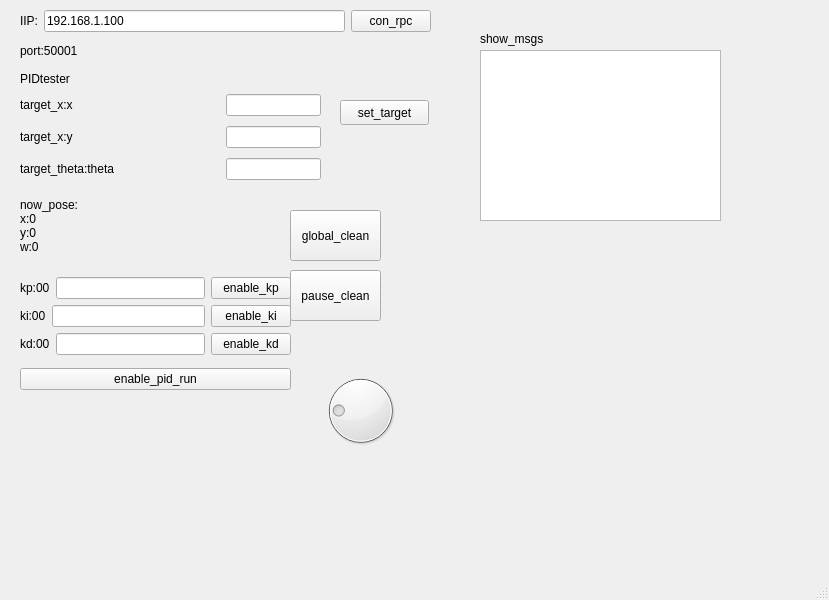
<?xml version="1.0" encoding="UTF-8"?>
<ui version="4.0">
 <class>MainWindow</class>
 <widget class="QMainWindow" name="MainWindow">
  <property name="geometry">
   <rect>
    <x>0</x>
    <y>0</y>
    <width>829</width>
    <height>600</height>
   </rect>
  </property>
  <property name="windowTitle">
   <string>MainWindow</string>
  </property>
  <widget class="QWidget" name="centralwidget">
   <widget class="QLabel" name="label">
    <property name="geometry">
     <rect>
      <x>20</x>
      <y>70</y>
      <width>67</width>
      <height>17</height>
     </rect>
    </property>
    <property name="text">
     <string>PIDtester</string>
    </property>
   </widget>
   <widget class="QLabel" name="text_nowpose">
    <property name="geometry">
     <rect>
      <x>20</x>
      <y>190</y>
      <width>151</width>
      <height>71</height>
     </rect>
    </property>
    <property name="text">
     <string>now_pose:
x:0
y:0
w:0</string>
    </property>
   </widget>
   <widget class="QTextBrowser" name="show_msgs">
    <property name="geometry">
     <rect>
      <x>480</x>
      <y>50</y>
      <width>241</width>
      <height>171</height>
     </rect>
    </property>
   </widget>
   <widget class="QLabel" name="label_4">
    <property name="geometry">
     <rect>
      <x>480</x>
      <y>30</y>
      <width>111</width>
      <height>17</height>
     </rect>
    </property>
    <property name="text">
     <string>show_msgs</string>
    </property>
   </widget>
   <widget class="QPushButton" name="button_set_target">
    <property name="geometry">
     <rect>
      <x>340</x>
      <y>100</y>
      <width>89</width>
      <height>25</height>
     </rect>
    </property>
    <property name="text">
     <string>set_target</string>
    </property>
   </widget>
   <widget class="QWidget" name="layoutWidget">
    <property name="geometry">
     <rect>
      <x>20</x>
      <y>270</y>
      <width>271</width>
      <height>128</height>
     </rect>
    </property>
    <layout class="QVBoxLayout" name="verticalLayout_2">
     <item>
      <layout class="QVBoxLayout" name="verticalLayout">
       <item>
        <layout class="QHBoxLayout" name="horizontalLayout_6">
         <item>
          <widget class="QLabel" name="text_kp">
           <property name="text">
            <string>kp:00</string>
           </property>
          </widget>
         </item>
         <item>
          <widget class="QLineEdit" name="set_kp"/>
         </item>
         <item>
          <widget class="QPushButton" name="enble_kp">
           <property name="text">
            <string>enable_kp</string>
           </property>
          </widget>
         </item>
        </layout>
       </item>
       <item>
        <layout class="QHBoxLayout" name="horizontalLayout_7">
         <item>
          <widget class="QLabel" name="text_ki">
           <property name="text">
            <string>ki:00</string>
           </property>
          </widget>
         </item>
         <item>
          <widget class="QLineEdit" name="set_ki"/>
         </item>
         <item>
          <widget class="QPushButton" name="enbale_ki">
           <property name="text">
            <string>enable_ki</string>
           </property>
          </widget>
         </item>
        </layout>
       </item>
       <item>
        <layout class="QHBoxLayout" name="horizontalLayout_8">
         <item>
          <widget class="QLabel" name="text_kd">
           <property name="text">
            <string>kd:00</string>
           </property>
          </widget>
         </item>
         <item>
          <widget class="QLineEdit" name="set_kd"/>
         </item>
         <item>
          <widget class="QPushButton" name="enable_kd">
           <property name="text">
            <string>enable_kd</string>
           </property>
          </widget>
         </item>
        </layout>
       </item>
      </layout>
     </item>
     <item>
      <widget class="QPushButton" name="enable_pid_run">
       <property name="text">
        <string>enable_pid_run</string>
       </property>
      </widget>
     </item>
    </layout>
   </widget>
   <widget class="QWidget" name="layoutWidget">
    <property name="geometry">
     <rect>
      <x>20</x>
      <y>90</y>
      <width>301</width>
      <height>95</height>
     </rect>
    </property>
    <layout class="QVBoxLayout" name="verticalLayout_3">
     <item>
      <layout class="QHBoxLayout" name="horizontalLayout">
       <item>
        <widget class="QLabel" name="text_target_x">
         <property name="minimumSize">
          <size>
           <width>200</width>
           <height>0</height>
          </size>
         </property>
         <property name="maximumSize">
          <size>
           <width>200</width>
           <height>16777215</height>
          </size>
         </property>
         <property name="text">
          <string>target_x:x</string>
         </property>
        </widget>
       </item>
       <item>
        <widget class="QLineEdit" name="set_target_x"/>
       </item>
      </layout>
     </item>
     <item>
      <layout class="QHBoxLayout" name="horizontalLayout_2">
       <item>
        <widget class="QLabel" name="text_target_y">
         <property name="minimumSize">
          <size>
           <width>200</width>
           <height>0</height>
          </size>
         </property>
         <property name="maximumSize">
          <size>
           <width>200</width>
           <height>16777215</height>
          </size>
         </property>
         <property name="text">
          <string>target_x:y</string>
         </property>
        </widget>
       </item>
       <item>
        <widget class="QLineEdit" name="set_target_y"/>
       </item>
      </layout>
     </item>
     <item>
      <layout class="QHBoxLayout" name="horizontalLayout_3">
       <item>
        <widget class="QLabel" name="text_target_theta">
         <property name="minimumSize">
          <size>
           <width>200</width>
           <height>0</height>
          </size>
         </property>
         <property name="maximumSize">
          <size>
           <width>200</width>
           <height>16777215</height>
          </size>
         </property>
         <property name="text">
          <string>target_theta:theta</string>
         </property>
        </widget>
       </item>
       <item>
        <widget class="QLineEdit" name="set_target_theta"/>
       </item>
      </layout>
     </item>
    </layout>
   </widget>
   <widget class="QPushButton" name="global_clean">
    <property name="geometry">
     <rect>
      <x>290</x>
      <y>210</y>
      <width>91</width>
      <height>51</height>
     </rect>
    </property>
    <property name="text">
     <string>global_clean</string>
    </property>
   </widget>
   <widget class="QPushButton" name="pass_clean">
    <property name="geometry">
     <rect>
      <x>290</x>
      <y>270</y>
      <width>91</width>
      <height>51</height>
     </rect>
    </property>
    <property name="text">
     <string>pause_clean</string>
    </property>
   </widget>
   <widget class="QWidget" name="layoutWidget">
    <property name="geometry">
     <rect>
      <x>20</x>
      <y>10</y>
      <width>411</width>
      <height>54</height>
     </rect>
    </property>
    <layout class="QVBoxLayout" name="verticalLayout_4">
     <item>
      <layout class="QHBoxLayout" name="horizontalLayout_4">
       <item>
        <widget class="QLabel" name="text_target_w_2">
         <property name="text">
          <string>IIP:</string>
         </property>
        </widget>
       </item>
       <item>
        <widget class="QLineEdit" name="set_rpc_IP">
         <property name="text">
          <string>192.168.1.100</string>
         </property>
        </widget>
       </item>
       <item>
        <widget class="QPushButton" name="connect_rpc">
         <property name="text">
          <string>con_rpc</string>
         </property>
        </widget>
       </item>
      </layout>
     </item>
     <item>
      <layout class="QHBoxLayout" name="horizontalLayout_5">
       <item>
        <widget class="QLabel" name="text_target_w_3">
         <property name="text">
          <string>port:50001</string>
         </property>
        </widget>
       </item>
      </layout>
     </item>
    </layout>
   </widget>
   <widget class="CoordinateMap" name="widget" native="true">
    <property name="geometry">
     <rect>
      <x>440</x>
      <y>230</y>
      <width>371</width>
      <height>301</height>
     </rect>
    </property>
   </widget>
   <widget class="QDial" name="show_now_angle">
    <property name="enabled">
     <bool>true</bool>
    </property>
    <property name="geometry">
     <rect>
      <x>310</x>
      <y>370</y>
      <width>101</width>
      <height>81</height>
     </rect>
    </property>
    <property name="maximum">
     <number>360</number>
    </property>
    <property name="value">
     <number>90</number>
    </property>
    <property name="wrapping">
     <bool>true</bool>
    </property>
    <property name="notchTarget">
     <double>30.000000000000000</double>
    </property>
    <property name="notchesVisible">
     <bool>false</bool>
    </property>
   </widget>
  </widget>
  <widget class="QMenuBar" name="menubar">
   <property name="geometry">
    <rect>
     <x>0</x>
     <y>0</y>
     <width>829</width>
     <height>28</height>
    </rect>
   </property>
  </widget>
  <widget class="QStatusBar" name="statusbar"/>
 </widget>
 <customwidgets>
  <customwidget>
   <class>CoordinateMap</class>
   <extends>QWidget</extends>
   <header location="global">coordinatemap.h</header>
   <container>1</container>
  </customwidget>
 </customwidgets>
 <resources/>
 <connections/>
</ui>
